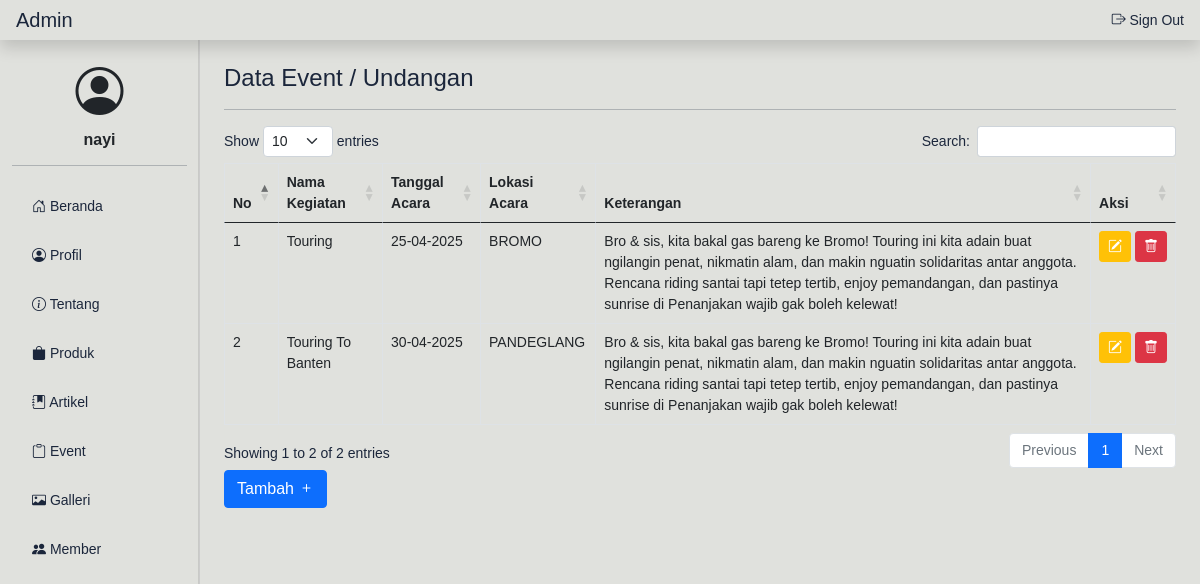
The page /admin/kegiatan_tampil.php (signed in) on the database its author committed.
### tables this page shows
CREATE TABLE `kegiatan` (
  `id_kegiatan` int(11) NOT NULL,
  `nama_kegiatan` varchar(100) NOT NULL,
  `keterangan_kegiatan` text NOT NULL,
  `tanggal_acara` date DEFAULT NULL,
  `lokasi_acara` varchar(100) DEFAULT NULL,
  `foto_kegiatan` varchar(255) NOT NULL
);

### admin/kegiatan_tampil.php (the view, shortened to what this page needs)
<?php
include "header.php";
$ambil_kegiatan = $koneksi->query("SELECT * FROM kegiatan");
$kegiatan = array();
while ($tiap_kegiatan = $ambil_kegiatan->fetch_assoc()) {
    $kegiatan[] = $tiap_kegiatan;
}
?>
<h4>Data Event / Undangan</h4>
<hr>
<table class="table table-bordered table-hover" id="thetable">
    <thead>
        <tr>
            <th>No</th>
            <th>Nama Kegiatan</th>
            <th>Tanggal Acara</th>
            <th>Lokasi Acara</th>
            <th>Keterangan</th>
            <th>Aksi</th>
        </tr>
    </thead>
    <tbody>
        <?php foreach ($kegiatan as $key => $value): ?>
        <tr>
            <td><?php echo $key + 1; ?></td>
            <td><?php echo $value["nama_kegiatan"]; ?></td>
            <td><?php echo date("d-m-Y", strtotime($value["tanggal_acara"])); ?></td>
            <td><?php echo $value["lokasi_acara"]; ?></td>
            <td><?php echo $value["keterangan_kegiatan"]; ?></td>
            <td nowrap="nowrap">
                <a href="kegiatan_ubah.php?id=<?php echo $value["id_kegiatan"]; ?>" title="Ubah" class="btn-sm btn btn-warning">
                    <span class="bi bi-pencil-square text-white"></span>
                </a>
                <a href="kegiatan_hapus.php?id=<?php echo $value["id_kegiatan"]; ?>" onclick="return confirm('Apakah anda yakin?')" title="Hapus" class="btn-sm btn btn-danger">
                    <span class="bi bi-trash"></span>
                </a>
            </td>
        </tr>
        <?php endforeach; ?>
    </tbody>
</table>
<a href="kegiatan_tambah.php" title="Tambah" class="btn btn-primary">
    Tambah
    <span class="bi bi-plus"></span>
</a>
<?php
include "footer.php";
?>

### admin/header.php (shortened to what this page needs)
<?php
include "../koneksi.php";
$id = $_SESSION['admin']['id_admin'];
$aa = $koneksi->query("SELECT * FROM admin WHERE id_admin = '$id'");
$admin = $aa->fetch_assoc();
?>
<!DOCTYPE html>
<html>
<head>
	<link rel="stylesheet" href="../assets/css/bootstrap.css">
	<link rel="stylesheet" href="https://cdn.jsdelivr.net/npm/bootstrap-icons@1.5.0/font/bootstrap-icons.css">
	<link rel="stylesheet" href="../assets/css/dashboard.css">
	<link rel="stylesheet" href="../assets/css/dataTables.bootstrap5.min.css">
</head>
<body>
	<header class="navbar navbar-dark bg-dark sticky-top flex-md-nowrap p-0 shadow">
		<a class="navbar-brand col-md-3 col-lg-2 me-0 px-3" href="#">Admin</a>
		<ul class="navbar-nav px-3 ms-auto">
			<li class="nav-item text-nowrap">
				<a class="nav-link" href="logout.php">
					<i class="bi bi-box-arrow-right"></i> Sign Out
				</a>
			</li>
		</ul>
	</header>
	<div class="container-fluid">
		<div class="row">
			<nav id="sidebar" class="col-md-3 col-lg-2 d-md-block bg-white sidebar collapse position-fixed top-0 bottom-0 pt-5">
				<div class="position-sticky">
					<a href="profil_admin.php" class="text-decoration-none">
						<div class="container text-center pt-3">
							<span class="bi bi-person-circle display-5 text-dark"></span>
							<h6 class="pt-2 text-dark"><?php echo $admin["nama_admin"]; ?></h6>
						</div>
					</a>
					<hr>
					<ul class="nav flex-column">
	<li class="nav-item">
		<a class="nav-link text-dark" href="index.php">
			<i class="bi bi-house-door"></i> Beranda
		</a>
	</li>
	<li class="nav-item">
	<li class="nav-item">
		<a class="nav-link text-dark" href="profil_admin.php">
			<i class="bi bi-person-circle"></i> Profil
		</a>
	</li>
		<a class="nav-link text-dark" href="tentang_tampil.php">
			<i class="bi bi-info-circle"></i> Tentang
		</a>
	</li>
	<li class="nav-item">
		<a class="nav-link text-dark" href="produk_tampil.php">
			<i class="bi bi-bag-fill"></i> Produk
		</a>
	</li>
	<li class="nav-item">
		<a class="nav-link text-dark" href="berita_tampil.php">
			<i class="bi bi-journal-bookmark-fill"></i> Artikel
		</a>
	</li>
		<li class="nav-item">
		<a class="nav-link text-dark" href="kegiatan_tampil.php">
			<i class="bi bi-clipboard"></i> Event
		</a>
	</li>
	<li class="nav-item">
		<a class="nav-link text-dark" href="galleri_tampil.php">
			<i class="bi bi-card-image"></i> Galleri
		</a>
	</li>
	<li class="nav-item">
	<a class="nav-link text-dark" href="member_tampil.php">
		<i class="bi bi-people-fill"></i> Member
	</a>
</li>
</ul>
				</div>
			</nav>
			<main class="col-md-9 ms-sm-auto col-lg-10 offset-md-3 offset-lg-2 px-md-4 py-4">

### assets/css/dashboard.css (style rules this page uses)
body { font-size: 0.875rem; }
.sidebar { z-index: 100; box-shadow: inset -1px 0 0 0 rgba(0, 0, 0, 0.1); }

### admin/header.php (style rules this page uses)
body { background-color: #E0E1DD; color: #1B263B; font-family: 'Poppins', sans-serif; }
.navbar { background-color: #E0E1DD !important; }
.navbar .nav-link, .navbar .navbar-brand { color: #1B263B !important; transition: color 0.3s ease; }
.sidebar { background-color: #E0E1DD !important; border-right: 1px solid #ccc; }
.sidebar .nav-link { color: #1B263B !important; transition: background-color 0.3s, color 0.3s; font-weight: 500; border-radius: 8px; margin: 4px 8px; padding: 10px 12px; }
.sidebar .container h6 { font-weight: 600; color: #1B263B; }

### rows shown on the page
kegiatan: nama_kegiatan "Touring", tanggal_acara "25-04-2025", lokasi_acara "BROMO", keterangan_kegiatan "Bro & sis, kita bakal gas bareng ke Bromo! Touring ini kita adain buat ngilangin penat, nikmatin alam, dan makin nguatin solidaritas antar anggota. Rencana riding santai tapi tetep tertib, enjoy pemandangan, dan pastinya sunrise di Penanjakan wajib gak boleh kelewat!"
kegiatan: nama_kegiatan "Touring To Banten", tanggal_acara "30-04-2025", lokasi_acara "PANDEGLANG", keterangan_kegiatan "Bro & sis, kita bakal gas bareng ke Bromo! Touring ini kita adain buat ngilangin penat, nikmatin alam, dan makin nguatin solidaritas antar anggota. Rencana riding santai tapi tetep tertib, enjoy pemandangan, dan pastinya sunrise di Penanjakan wajib gak boleh kelewat!"

### other values the page prints
$admin["nama_admin"] "nayi"
